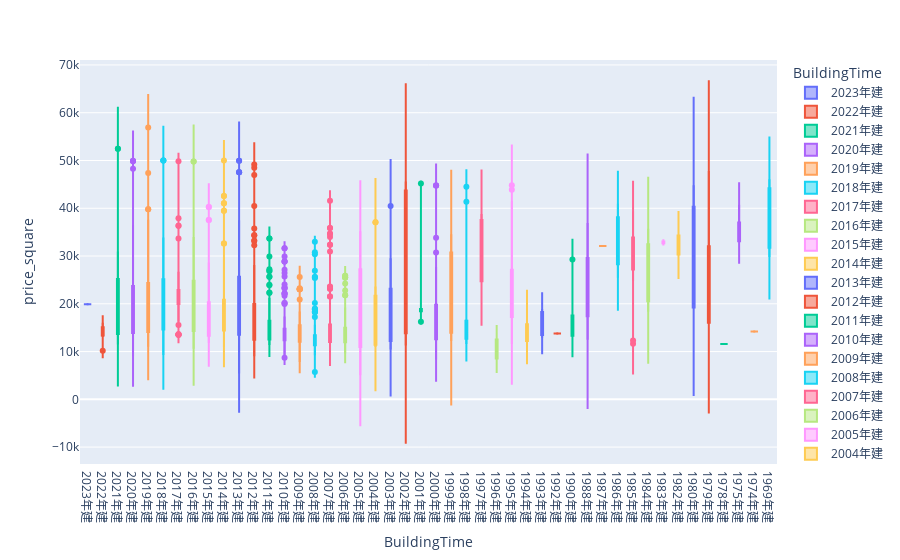

This figure's notebook cell:
### Code cell
fig = px.violin(pd_df.sort_values(by="BuildingTime",ascending=False),x='BuildingTime',y='price_square',
                     color='BuildingTime',box=True
                    )
fig.show()
